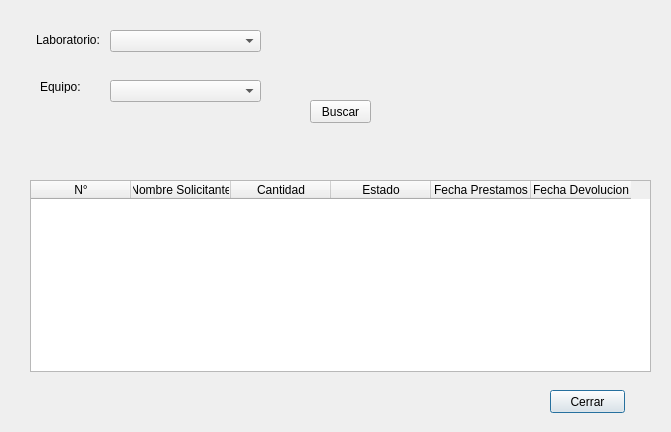
<?xml version="1.0" encoding="UTF-8"?>
<ui version="4.0">
 <class>ListadoPrestamos</class>
 <widget class="QDialog" name="ListadoPrestamos">
  <property name="geometry">
   <rect>
    <x>0</x>
    <y>0</y>
    <width>671</width>
    <height>432</height>
   </rect>
  </property>
  <property name="windowTitle">
   <string>Dialog</string>
  </property>
  <widget class="QComboBox" name="comboBox">
   <property name="geometry">
    <rect>
     <x>110</x>
     <y>30</y>
     <width>151</width>
     <height>22</height>
    </rect>
   </property>
  </widget>
  <widget class="QLabel" name="label_2">
   <property name="geometry">
    <rect>
     <x>36</x>
     <y>30</y>
     <width>71</width>
     <height>20</height>
    </rect>
   </property>
   <property name="text">
    <string>Laboratorio:</string>
   </property>
  </widget>
  <widget class="QPushButton" name="pushButton_2">
   <property name="geometry">
    <rect>
     <x>550</x>
     <y>390</y>
     <width>75</width>
     <height>23</height>
    </rect>
   </property>
   <property name="text">
    <string>Cerrar</string>
   </property>
  </widget>
  <widget class="QPushButton" name="pushButton">
   <property name="geometry">
    <rect>
     <x>310</x>
     <y>100</y>
     <width>61</width>
     <height>23</height>
    </rect>
   </property>
   <property name="text">
    <string>Buscar</string>
   </property>
  </widget>
  <widget class="QTableWidget" name="tableWidget">
   <property name="geometry">
    <rect>
     <x>30</x>
     <y>180</y>
     <width>621</width>
     <height>192</height>
    </rect>
   </property>
   <column>
    <property name="text">
     <string>N°</string>
    </property>
   </column>
   <column>
    <property name="text">
     <string>Nombre Solicitante</string>
    </property>
   </column>
   <column>
    <property name="text">
     <string>Cantidad</string>
    </property>
   </column>
   <column>
    <property name="text">
     <string>Estado</string>
    </property>
   </column>
   <column>
    <property name="text">
     <string>Fecha Prestamos</string>
    </property>
   </column>
   <column>
    <property name="text">
     <string>Fecha Devolucion</string>
    </property>
   </column>
  </widget>
  <widget class="QLabel" name="label_3">
   <property name="geometry">
    <rect>
     <x>40</x>
     <y>80</y>
     <width>47</width>
     <height>13</height>
    </rect>
   </property>
   <property name="text">
    <string>Equipo:</string>
   </property>
  </widget>
  <widget class="QComboBox" name="comboBox_2">
   <property name="geometry">
    <rect>
     <x>110</x>
     <y>80</y>
     <width>151</width>
     <height>22</height>
    </rect>
   </property>
  </widget>
 </widget>
 <resources/>
 <connections/>
</ui>
